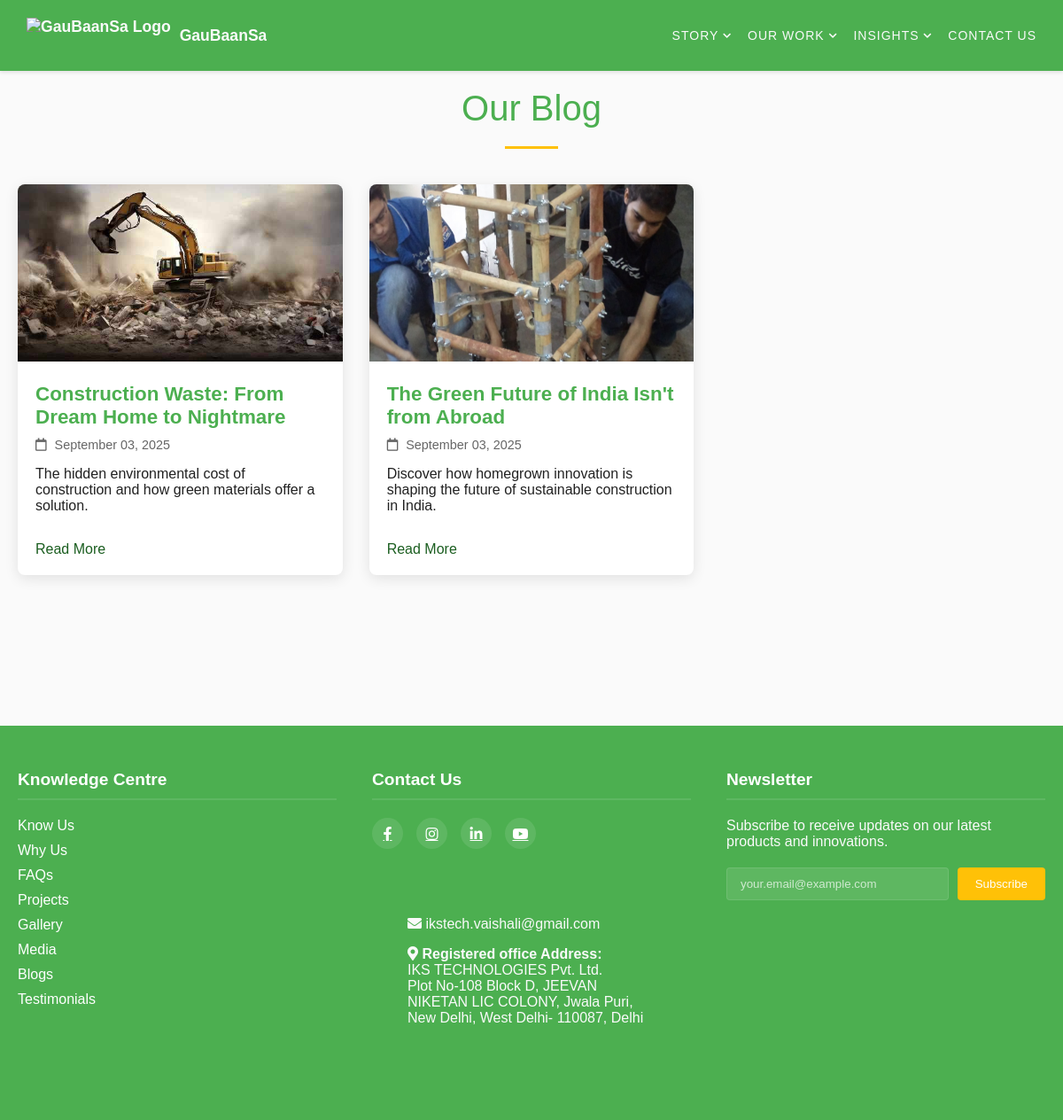
/blog, run on an earlier commit of the app's database.
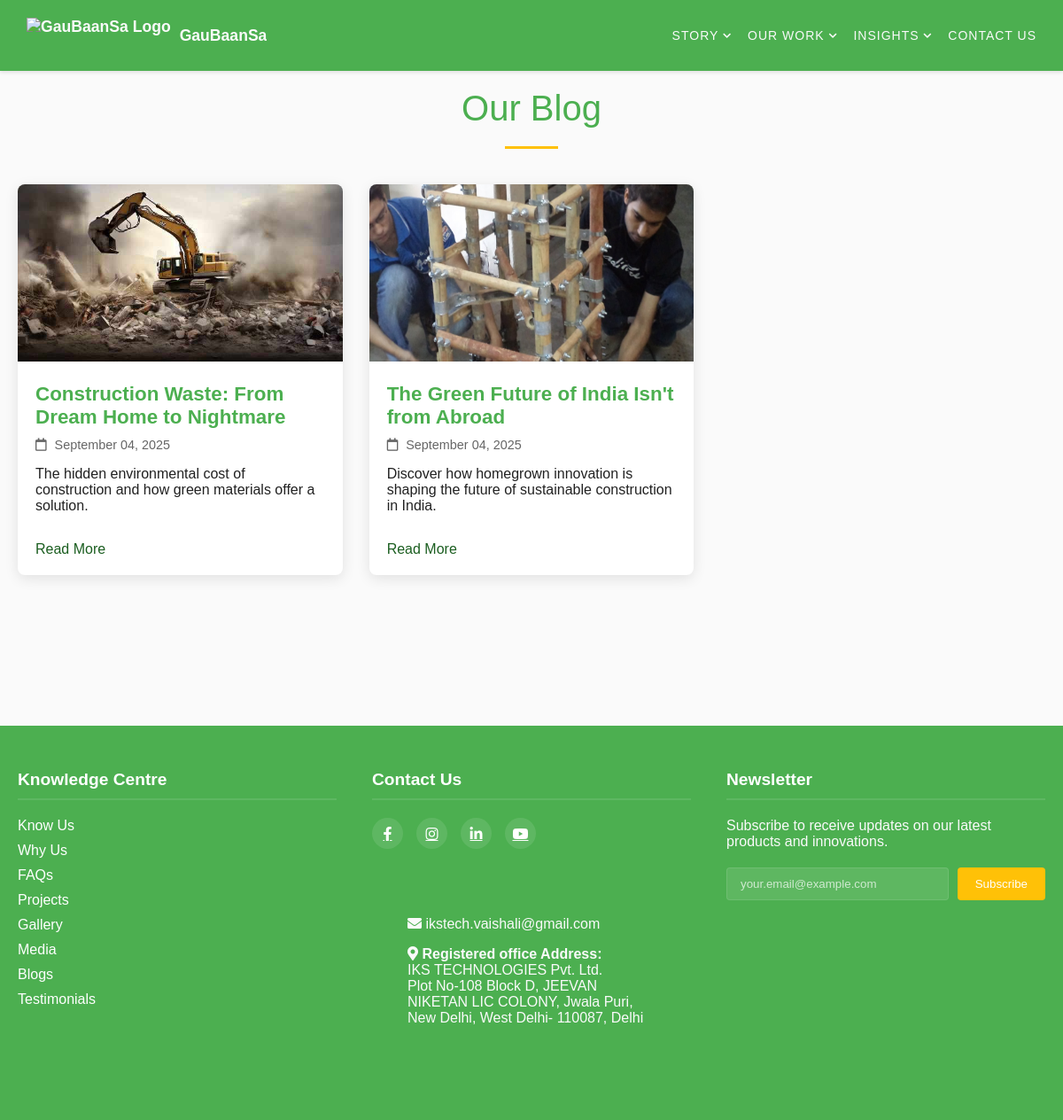
And on a later commit of the database.
### app.py (models this page shows)
class Blog(db.Model):
    id = db.Column(db.Integer, primary_key=True)
    title = db.Column(db.String(200), nullable=False, unique=True)
    slug = db.Column(db.String(220), nullable=False, unique=True)
    content = db.Column(db.Text, nullable=False)
    image = db.Column(db.String(200), nullable=False)
    date_posted = db.Column(db.DateTime, nullable=False, default=datetime.utcnow)
    excerpt = db.Column(db.String(300), nullable=False)

### app.py (the view)
@app.route("/blog")
def blog():
    posts = Blog.query.order_by(Blog.date_posted.desc()).all()
    title = "GauBaanSa Blog | Insights on Sustainable Construction"
    description = "Read the latest articles and insights from the GauBaanSa team on green building technology, sustainable materials, and the future of construction in India."
    return render_template("blog.html", title=title, posts=posts, meta_description=description)

### app.py (called while the page is built)
@app.context_processor
def inject_global_vars():
    return dict(
        cache_buster=int(time.time()),
        request=request,
        default_og_image=url_for('static', filename='images/logo.png', _external=True)
    )

### templates/blog.html
{% extends "base.html" %}
{% block content %}
<div class="blog-page">
    <h1>Our Blog</h1>
    <div class="blog-grid">
        {% for post in posts %}
        <article class="blog-card">
            <div class="blog-image">
                <img src="{{ url_for('static', filename=post.image) }}" alt="{{ post.title }}">
            </div>
            <div class="blog-content">
                <h2>{{ post.title }}</h2>
                <div class="blog-meta">
                    <span><i class="far fa-calendar"></i> {{ post.date_posted.strftime('%B %d, %Y') }}</span>
                </div>
                <p>{{ post.excerpt }}</p>
                <a href="{{ url_for('blog_post', slug=post.slug) }}" class="read-more">Read More</a>
            </div>
        </article>
        {% endfor %}
    </div>
</div>
{% endblock %}

### templates/base.html (shortened to what this page needs)
<!DOCTYPE html>
<html lang="en">
<head>
    <link rel="stylesheet" href="{{ url_for('static', filename='css/style.css', v=cache_buster) }}">
    <link rel="stylesheet" href="https://cdnjs.cloudflare.com/ajax/libs/font-awesome/5.15.4/css/all.min.css">
</head>
<body class="{% block body_class %}{% endblock %}">
    <nav class="main-nav">
        <a href="{{ url_for('home') }}" class="nav-logo">
            <img src="{{ url_for('static', filename='images/logo.png') }}" alt="GauBaanSa Logo">
            <span>GauBaanSa</span>
        </a>
        <div class="nav-links-container" id="nav-links-container">
            <div class="dropdown">
                <button type="button" class="dropdown-toggle" aria-expanded="false">STORY<i class="fas fa-chevron-down"></i></button>
            </div>
            <div class="dropdown">
                <button type="button" class="dropdown-toggle" aria-expanded="false">OUR WORK<i class="fas fa-chevron-down"></i></button>
            </div>
            <div class="dropdown">
                <button type="button" class="dropdown-toggle" aria-expanded="false">INSIGHTS<i class="fas fa-chevron-down"></i></button>
            </div>
            <a href="{{ url_for('contact') }}">Contact Us</a>
        </div>
    </nav>
    <main>
        {% block content %}
        {% endblock %}
    </main>
    <footer class="site-footer">
        <div class="footer-container">
            <div class="footer-section">
                <h3>Knowledge Centre</h3>
                <ul>
                    <li><a href="{{ url_for('about') }}">Know Us</a></li>
                    <li><a href="{{ url_for('why_natural') }}">Why Us</a></li>
                    <li><a href="{{ url_for('faq') }}">FAQs</a></li>
                    <li><a href="{{ url_for('projects_page') }}">Projects</a></li>
                    <li><a href="{{ url_for('gallery') }}">Gallery</a></li>
                    <li><a href="{{ url_for('media') }}">Media</a></li>
                    <li><a href="{{ url_for('blog') }}">Blogs</a></li>
                    <li><a href="{{ url_for('reviews') }}">Testimonials</a></li>
                </ul>
            </div>
            <div class="footer-section">
                <h3>Contact Us</h3>
                <div class="social-icons">
                    <a href="#" aria-label="Facebook"><i class="fab fa-facebook-f"></i></a>
                    <a href="#" aria-label="Instagram"><i class="fab fa-instagram"></i></a>
                    <a href="https://www.linkedin.com/in/vaishali-bansal-5270b673/" target="_blank" rel="noopener noreferrer" aria-label="LinkedIn"><i class="fab fa-linkedin-in"></i></a>
                    <a href="#" aria-label="YouTube"><i class="fab fa-youtube"></i></a>
                </div>
                <div class="contact-info">
                    <p><i class="fas fa-envelope"></i> ikstech.vaishali@gmail.com</p>
                    <p>
                        <i class="fas fa-map-marker-alt"></i> <strong>Registered office Address:</strong><br>
                        IKS TECHNOLOGIES Pvt. Ltd.<br>
                        Plot No-108 Block D, JEEVAN NIKETAN LIC COLONY, Jwala Puri, New Delhi, West Delhi- 110087, Delhi
                    </p>
                </div>
            </div>
            <div class="footer-section">
                <h3>Newsletter</h3>
                <p>Subscribe to receive updates on our latest products and innovations.</p>
                <form id="newsletter-form" class="newsletter-form" onsubmit="handleSubscription(event)">
                    <input type="email" id="newsletter-email" placeholder="your.email@example.com" required>
                    <button type="submit">Subscribe</button>
                </form>
            </div>
        </div>
    </footer>
</body>
</html>

### static/css/components/_variables.css (style rules this page uses)
:root { --primary: #4CAF50; --secondary: #FFC107; --accent: #F1F8E9; --text-dark: #212121; --text-light: #757575; --white: #FAFAFA; --danger: #e74c3c; --spacing-sm: 10px; --spacing-md: 20px; --spacing-lg: 30px; --spacing-xl: 40px; --shadow-sm: 0 2px 4px rgba(0,0,0,0.1); --shadow-md: 0 4px 8px rgba(0,0,0,0.15); --shadow-lg: 0 8px 16px rgba(0,0,0,0.2); --transition: all 0.3s ease; }

### static/css/components/_base.css (style rules this page uses)
html { scroll-behavior: smooth; }
body { font-family: 'Montserrat', Arial, sans-serif; margin: 0; padding: 0; background-color: var(--white); color: var(--text-dark); }

### static/css/components/contact.css (style rules this page uses)
.contact-info { background: var(--primary); color: var(--white); padding: 40px; }

What changed in the data, as far as the page shows it:
changed Blog "Construction Waste: From Dream Home to Nightmare": date_posted "September 03, 2025" → "September 04, 2025"
changed Blog "The Green Future of India Isn't from Abroad": date_posted "September 03, 2025" → "September 04, 2025"
